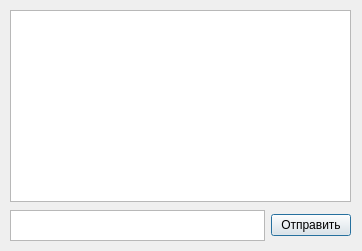
<?xml version="1.0" encoding="UTF-8"?>
<ui version="4.0">
 <class>Dialog</class>
 <widget class="QDialog" name="Dialog">
  <property name="geometry">
   <rect>
    <x>0</x>
    <y>0</y>
    <width>362</width>
    <height>251</height>
   </rect>
  </property>
  <property name="windowTitle">
   <string>Чат</string>
  </property>
  <widget class="QListView" name="listView">
   <property name="geometry">
    <rect>
     <x>10</x>
     <y>10</y>
     <width>341</width>
     <height>192</height>
    </rect>
   </property>
  </widget>
  <widget class="QWidget" name="">
   <property name="geometry">
    <rect>
     <x>10</x>
     <y>210</y>
     <width>341</width>
     <height>31</height>
    </rect>
   </property>
   <layout class="QHBoxLayout" name="horizontalLayout">
    <item>
     <widget class="QTextEdit" name="textEdit"/>
    </item>
    <item>
     <widget class="QPushButton" name="pushButton">
      <property name="text">
       <string>Отправить</string>
      </property>
     </widget>
    </item>
   </layout>
  </widget>
 </widget>
 <resources/>
 <connections/>
</ui>
